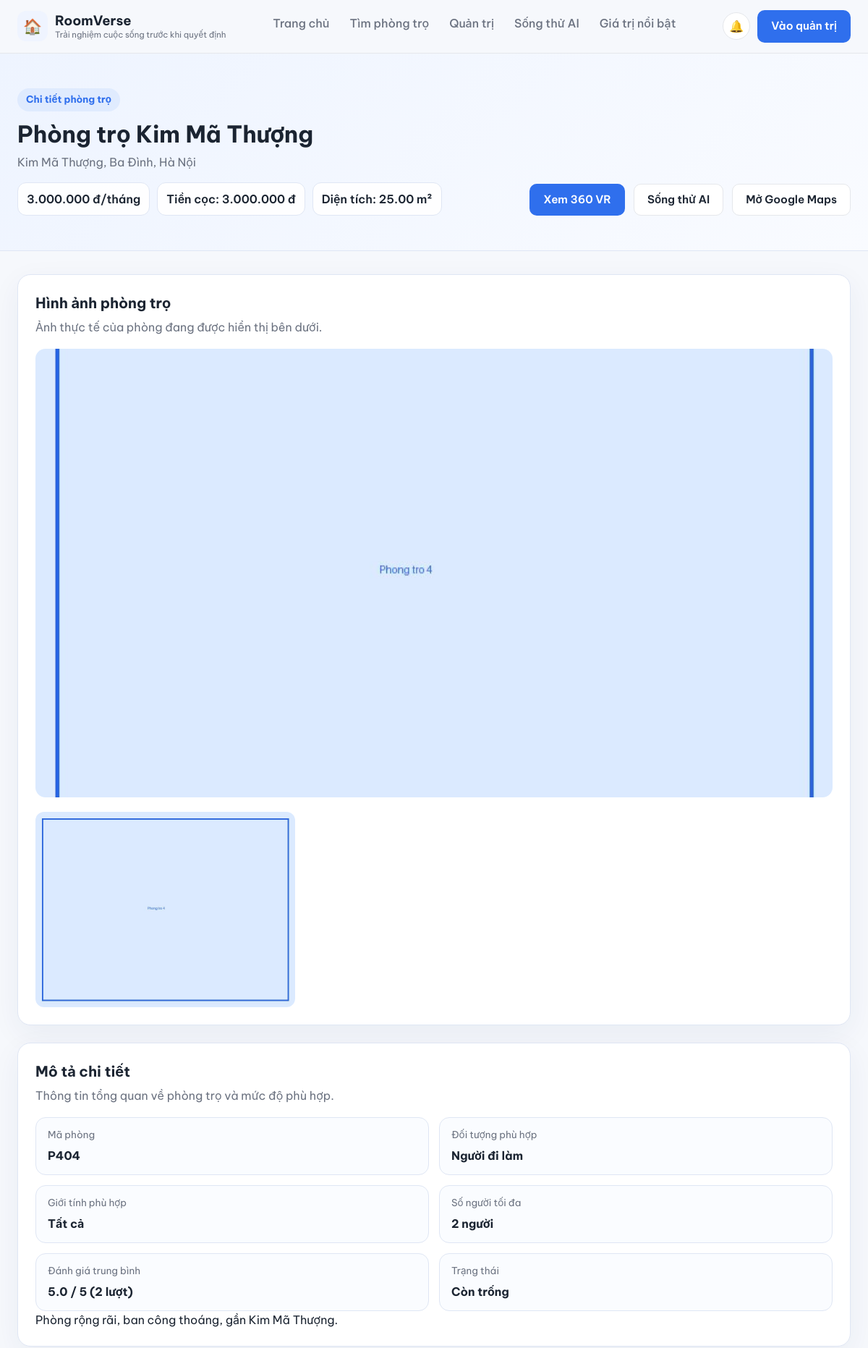
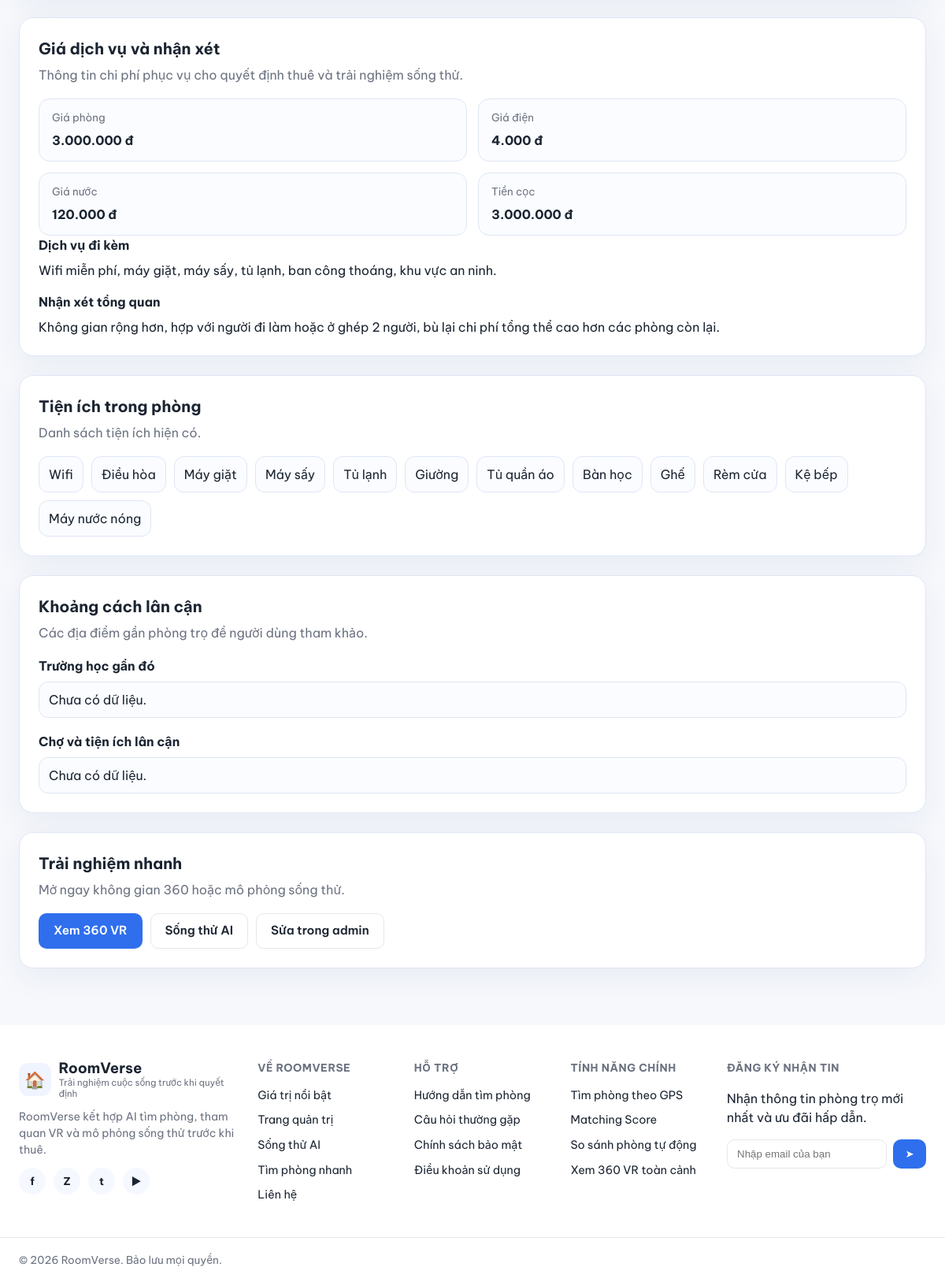
Screenshot of /index.php?page=detail&id=4 with the database file from the repository (2 pictures, top to bottom).
### tables this page shows
CREATE TABLE `phong_tro` (
  `id` int NOT NULL AUTO_INCREMENT,
  `ten_phong` varchar(255) NOT NULL,
  `so` varchar(20) DEFAULT NULL,
  `gia` decimal(12,0) NOT NULL,
  `id_toa_do` int NOT NULL,
  `dien_tich` decimal(6,2) DEFAULT NULL,
  `tien_coc` decimal(12,0) DEFAULT NULL,
  `so_nguoi_toi_da` int DEFAULT NULL,
  `trang_thai` enum('con_trong','da_thue') NOT NULL DEFAULT 'con_trong',
  `id_doi_tuong` int DEFAULT NULL,
  `gioi_tinh` enum('nam','nu','tat_ca') NOT NULL DEFAULT 'tat_ca',
  `mo_ta` text,
  `id_tai_khoan` int DEFAULT NULL,
  `created_at` datetime NOT NULL DEFAULT CURRENT_TIMESTAMP,
  PRIMARY KEY (`id`),
  KEY `id_toa_do` (`id_toa_do`),
  KEY `id_doi_tuong` (`id_doi_tuong`),
  KEY `id_tai_khoan` (`id_tai_khoan`),
  CONSTRAINT `phong_tro_ibfk_1` FOREIGN KEY (`id_toa_do`) REFERENCES `toa_do` (`id`),
  CONSTRAINT `phong_tro_ibfk_2` FOREIGN KEY (`id_doi_tuong`) REFERENCES `doi_tuong` (`id`),
  CONSTRAINT `phong_tro_ibfk_3` FOREIGN KEY (`id_tai_khoan`) REFERENCES `tai_khoan` (`id`)
);

CREATE TABLE `toa_do` (
  `id` int NOT NULL AUTO_INCREMENT,
  `ten_dia_diem` varchar(255) NOT NULL,
  `id_loai` int NOT NULL,
  `latitude` decimal(10,7) NOT NULL,
  `longitude` decimal(10,7) NOT NULL,
  `link_google` varchar(500) DEFAULT NULL,
  `dia_chi` varchar(255) DEFAULT NULL,
  PRIMARY KEY (`id`),
  KEY `id_loai` (`id_loai`),
  CONSTRAINT `toa_do_ibfk_1` FOREIGN KEY (`id_loai`) REFERENCES `loai_dia_diem` (`id`)
);

CREATE TABLE `hinh_anh` (
  `id` int NOT NULL AUTO_INCREMENT,
  `id_phong` int NOT NULL,
  `duong_dan` varchar(500) NOT NULL,
  PRIMARY KEY (`id`),
  KEY `id_phong` (`id_phong`),
  CONSTRAINT `hinh_anh_ibfk_1` FOREIGN KEY (`id_phong`) REFERENCES `phong_tro` (`id`)
);

CREATE TABLE `doi_tuong` (
  `id` int NOT NULL AUTO_INCREMENT,
  `ten_doi_tuong` varchar(100) NOT NULL,
  PRIMARY KEY (`id`)
);

CREATE TABLE `living_simulation_room_reviews` (
  `id` int NOT NULL AUTO_INCREMENT,
  `room_id` int DEFAULT NULL,
  `room_name` varchar(150) DEFAULT NULL,
  `room_price` int DEFAULT NULL COMMENT 'Giá thuê phòng / tháng (VNĐ)',
  `electricity_price` int DEFAULT NULL COMMENT 'Giá điện / kWh (VNĐ)',
  `water_price` int DEFAULT NULL COMMENT 'Giá nước / khối hoặc / người (VNĐ)',
  `deposit_amount` int DEFAULT NULL COMMENT 'Tiền đặt cọc (VNĐ)',
  `extra_utilities` text COMMENT 'Wifi, chỗ để xe, thang máy, an ninh...',
  `overall_review` varchar(255) DEFAULT NULL COMMENT 'Nhận xét tổng quan',
  PRIMARY KEY (`id`),
  KEY `room_id` (`room_id`),
  CONSTRAINT `living_simulation_room_reviews_ibfk_1` FOREIGN KEY (`room_id`) REFERENCES `phong_tro` (`id`) ON DELETE SET NULL
);

### app/Views/portal/detail.php (the view, shortened to what the rows shown need)
<?php
$room = $room ?? null;
function detailCurrency(float|int|string|null $value): string
{
    return number_format((float) $value, 0, ',', '.') . ' đ';
}
function detailText(mixed $value, string $fallback = 'Chưa có dữ liệu'): string
{
    $text = trim((string) ($value ?? ''));
    return $text === '' ? $fallback : $text;
}
function detailAmenities(?array $amenities): array
{
    $labels = [
        'wifi' => 'Wifi',
        'dieu_hoa' => 'Điều hòa',
        'may_lanh' => 'Quạt mát',
        'may_giat' => 'Máy giặt',
        'may_say' => 'Máy sấy',
        'tu_lanh' => 'Tủ lạnh',
        'giuong' => 'Giường',
        'tu_quan_ao' => 'Tủ quần áo',
        'ban_hoc' => 'Bàn học',
        'ghe' => 'Ghế',
        'rem_cua' => 'Rèm cửa',
        'ke_bep' => 'Kệ bếp',
        'may_nuoc_nong' => 'Máy nước nóng',
    ];
    $available = [];
    foreach ($labels as $key => $label) {
        if (!empty($amenities[$key])) {
            $available[] = $label;
        }
    }
    return $available;
}
function detailGenderLabel(?string $value): string
{
    return match ($value) {
        'nam' => 'Nam',
        'nu' => 'Nữ',
        'tat_ca' => 'Tất cả',
        default => 'Chưa có dữ liệu',
    };
}
$roomImages = $room['images'] ?? [];
$serviceReview = $room['service_review'] ?? null;
$availableAmenities = detailAmenities($room['amenities'] ?? null);
?>
<!DOCTYPE html>
<html lang="vi">
<head>
    <link rel="stylesheet" href="assets/css/home.css">
    <link rel="stylesheet" href="assets/css/portal.css">
</head>
<body class="page-portal page-detail">
    <main class="portal-main">
        <?php if (!$room): ?>
            <section class="container portal-section">
                <div class="empty-state">
                    <h1>Không tìm thấy phòng trọ</h1>
                    <p>Phòng bạn đang truy cập chưa tồn tại hoặc đã bị xóa khỏi hệ thống.</p>
                    <div class="empty-actions">
                        <a class="btn btn-primary" href="index.php">Quay lại trang chủ</a>
                        <a class="btn btn-outline" href="index.php?page=admin">Mở trang quản trị</a>
                    </div>
                </div>
            </section>
        <?php else: ?>
            <section class="portal-hero">
                <div class="container portal-hero-inner detail-hero">
                    <div>
                        <span class="portal-kicker">Chi tiết phòng trọ</span>
                        <h1><?= htmlspecialchars($room['ten_phong']) ?></h1>
                        <p><?= htmlspecialchars(detailText($room['dia_chi'] ?? $room['ten_dia_diem'])) ?></p>
                        <div class="detail-quick-meta">
                            <span><?= detailCurrency($room['gia']) ?>/tháng</span>
                            <span>Tiền cọc: <?= detailCurrency($room['tien_coc']) ?></span>
                            <span>Diện tích: <?= $room['dien_tich'] !== null ? htmlspecialchars((string) $room['dien_tich']) . ' m²' : 'Chưa có dữ liệu' ?></span>
                        </div>
                    </div>
                    <div class="portal-hero-actions">
                        <a class="btn btn-primary" href="index.php?page=vr&id=<?= (int) $room['id'] ?>">Xem 360 VR</a>
                        <a class="btn btn-outline" href="simulation.php?room_id=<?= (int) $room['id'] ?>">Sống thử AI</a>
                        <?php if (!empty($room['link_google'])): ?>
                            <a class="btn btn-outline" href="<?= htmlspecialchars($room['link_google']) ?>" target="_blank" rel="noopener">Mở Google Maps</a>
                        <?php endif; ?>
                    </div>
                </div>
            </section>
            <section class="container portal-section detail-layout">
                <div class="detail-main">
                    <article class="detail-card">
                        <div class="section-heading">
                            <div>
                                <h2>Hình ảnh phòng trọ</h2>
                                <p><?= !empty($roomImages) ? 'Ảnh thực tế của phòng đang được hiển thị bên dưới.' : 'Chưa có dữ liệu ảnh cho phòng này.' ?></p>
                            </div>
                        </div>
                        <?php if (!empty($roomImages)): ?>
                            <div class="detail-gallery">
                                <div class="detail-gallery-main">
                                    <img src="<?= htmlspecialchars($roomImages[0]['duong_dan']) ?>" alt="<?= htmlspecialchars($room['ten_phong']) ?>">
                                </div>
                                <div class="detail-gallery-grid">
                                    <?php foreach ($roomImages as $image): ?>
                                        <img src="<?= htmlspecialchars($image['duong_dan']) ?>" alt="<?= htmlspecialchars($room['ten_phong']) ?>">
                                    <?php endforeach; ?>
                                </div>
                            </div>
                        <?php else: ?>
                            <div class="empty-inline">Chưa có dữ liệu ảnh phòng trọ.</div>
                        <?php endif; ?>
                    </article>
                    <article class="detail-card">
                        <div class="section-heading">
                            <div>
                                <h2>Mô tả chi tiết</h2>
                                <p>Thông tin tổng quan về phòng trọ và mức độ phù hợp.</p>
                            </div>
                        </div>
                        <div class="detail-info-grid">
                            <div class="info-item">
                                <span class="info-label">Mã phòng</span>
                                <strong><?= htmlspecialchars(detailText($room['so'])) ?></strong>
                            </div>
                            <div class="info-item">
                                <span class="info-label">Đối tượng phù hợp</span>
                                <strong><?= htmlspecialchars(detailText($room['ten_doi_tuong'])) ?></strong>
                            </div>
                            <div class="info-item">
                                <span class="info-label">Giới tính phù hợp</span>
                                <strong><?= htmlspecialchars(detailGenderLabel($room['gioi_tinh'] ?? null)) ?></strong>
                            </div>
                            <div class="info-item">
                                <span class="info-label">Số người tối đa</span>
                                <strong><?= $room['so_nguoi_toi_da'] !== null ? (int) $room['so_nguoi_toi_da'] . ' người' : 'Chưa có dữ liệu' ?></strong>
                            </div>
                            <div class="info-item">
                                <span class="info-label">Đánh giá trung bình</span>
                                <strong>
                                    <?= $room['diem_trung_binh'] !== null
                                        ? htmlspecialchars((string) $room['diem_trung_binh']) . ' / 5 (' . (int) ($room['so_luot_danh_gia'] ?? 0) . ' lượt)'
                                        : 'Chưa có dữ liệu' ?>
                                </strong>
                            </div>
                            <div class="info-item">
                                <span class="info-label">Trạng thái</span>
                                <strong><?= $room['trang_thai'] === 'da_thue' ? 'Đã thuê' : 'Còn trống' ?></strong>
                            </div>
                        </div>
                        <p class="detail-description"><?= nl2br(htmlspecialchars(detailText($room['mo_ta']))) ?></p>
                    </article>
                    <article class="detail-card">
                        <div class="section-heading">
                            <div>
                                <h2>Giá dịch vụ và nhận xét</h2>
                                <p>Thông tin chi phí phục vụ cho quyết định thuê và trải nghiệm sống thử.</p>
                            </div>
                        </div>
                        <div class="detail-info-grid">
                            <div class="info-item">
                                <span class="info-label">Giá phòng</span>
                                <strong><?= detailCurrency($serviceReview['room_price'] ?? $room['gia'] ?? null) ?></strong>
                            </div>
                            <div class="info-item">
                                <span class="info-label">Giá điện</span>
                                <strong><?= detailCurrency($serviceReview['electricity_price'] ?? null) ?></strong>
                            </div>
                            <div class="info-item">
                                <span class="info-label">Giá nước</span>
                                <strong><?= detailCurrency($serviceReview['water_price'] ?? null) ?></strong>
                            </div>
                            <div class="info-item">
                                <span class="info-label">Tiền cọc</span>
                                <strong><?= detailCurrency($serviceReview['deposit_amount'] ?? $room['tien_coc'] ?? null) ?></strong>
                            </div>
                        </div>
                        <div class="detail-note-block">
                            <h3>Dịch vụ đi kèm</h3>
                            <p><?= htmlspecialchars(detailText($serviceReview['extra_utilities'] ?? null, 'Không có')) ?></p>
                        </div>
                        <div class="detail-note-block">
                            <h3>Nhận xét tổng quan</h3>
                            <p><?= htmlspecialchars(detailText($serviceReview['overall_review'] ?? null)) ?></p>
                        </div>
                    </article>
                </div>
                <aside class="detail-sidebar">
                    <article class="detail-card">
                        <div class="section-heading">
                            <div>
                                <h2>Tiện ích trong phòng</h2>
                                <p>Danh sách tiện ích hiện có.</p>
                            </div>
                        </div>
                        <?php if (!empty($availableAmenities)): ?>
                            <ul class="tag-list">
                                <?php foreach ($availableAmenities as $amenityLabel): ?>
                                    <li><?= htmlspecialchars($amenityLabel) ?></li>
                                <?php endforeach; ?>
                            </ul>
                        <?php else: ?>
                            <div class="empty-inline">Chưa có dữ liệu tiện ích.</div>
                        <?php endif; ?>
                    </article>
                    <article class="detail-card">
                        <div class="section-heading">
                            <div>
                                <h2>Khoảng cách lân cận</h2>
                                <p>Các địa điểm gần phòng trọ để người dùng tham khảo.</p>
                            </div>
                        </div>
                        <?php foreach (($room['nearby_sections'] ?? []) as $section): ?>
                            <div class="detail-nearby-group">
                                <h3><?= htmlspecialchars($section['title']) ?></h3>
                                <?php if (!empty($section['items'])): ?>
                                    <ul class="nearby-list">
                                        <?php foreach ($section['items'] as $item): ?>
                                            <li><?= htmlspecialchars((string) $item) ?></li>
                                        <?php endforeach; ?>
                                    </ul>
                                <?php else: ?>
                                    <div class="empty-inline">Chưa có dữ liệu.</div>
                                <?php endif; ?>
                            </div>
                        <?php endforeach; ?>
                    </article>
                    <article class="detail-card">
                        <div class="section-heading">
                            <div>
                                <h2>Trải nghiệm nhanh</h2>
                                <p>Mở ngay không gian 360 hoặc mô phỏng sống thử.</p>
                            </div>
                        </div>
                        <div class="stack-actions">
                            <a class="btn btn-primary" href="index.php?page=vr&id=<?= (int) $room['id'] ?>">Xem 360 VR</a>
                            <a class="btn btn-outline" href="simulation.php?room_id=<?= (int) $room['id'] ?>">Sống thử AI</a>
                            <a class="btn btn-outline" href="index.php?page=admin&edit=<?= (int) $room['id'] ?>">Sửa trong admin</a>
                        </div>
                    </article>
                </aside>
            </section>
        <?php endif; ?>
    </main>
</body>
</html>

### rows the page displays
phong_tro: ten_phong "Phòng trọ Kim Mã Thượng", id_toa_do.dia_chi "Kim Mã Thượng, Ba Đình, Hà Nội", gia "3.000.000 đ", tien_coc "3.000.000 đ", dien_tich "25.00", so "P404", id_doi_tuong.ten_doi_tuong "Người đi làm", gioi_tinh "Tất cả", so_nguoi_toi_da "2", mo_ta "Phòng rộng rãi, ban công thoáng, gần Kim Mã Thượng."
hinh_anh: duong_dan (picture)
living_simulation_room_reviews: room_price "3.000.000 đ", electricity_price "4.000 đ", water_price "120.000 đ", deposit_amount "3.000.000 đ", extra_utilities "Wifi miễn phí, máy giặt, máy sấy, tủ lạnh, ban công thoáng, khu vực an ninh.", overall_review "Không gian rộng hơn, hợp với người đi làm hoặc ở ghép 2 người, bù lại chi phí tổng thể cao hơn các phòng còn lại."

### other values shown
$room['diem_trung_binh'] "5.0"
$room['so_luot_danh_gia'] "2"
$amenityLabel "Wifi"
$amenityLabel "Điều hòa"
$amenityLabel "Máy giặt"
$amenityLabel "Máy sấy"
$amenityLabel "Tủ lạnh"
$amenityLabel "Giường"
$amenityLabel "Tủ quần áo"
$amenityLabel "Bàn học"
$amenityLabel "Ghế"
$amenityLabel "Rèm cửa"
$amenityLabel "Kệ bếp"
$amenityLabel "Máy nước nóng"
$section['title'] "Trường học gần đó"
